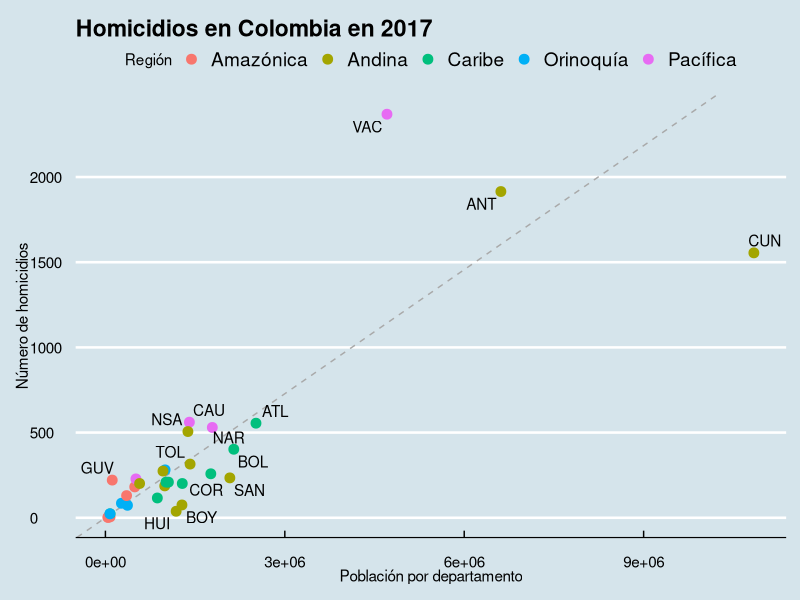

This figure's R source:
# My code

# Load needed libraries
library(dplyr)
library(ggplot2)
library(ggthemes)
library(ggrepel)

misdatos <- read.csv('df_murders2017.csv')
head(misdatos)
# Calculamos el slope de los datos:
r <- misdatos %>% 
  summarize(rate=sum(Homicidios) / sum(Poblacion)) %>% .$rate

#k <- ggplot(data = misdatos)
k <- misdatos %>% ggplot(aes(Poblacion, Homicidios, label = abb)) +
  geom_abline(slope = r, lty=2, color='darkgrey') +
  geom_point(aes(col = Región), size=3) +
  #geom_text(nudge_x = 100000, nudge_y = 90) +
  geom_text_repel() +
  xlab("Población por departamento") +
  ylab("Número de homicidios") +
  ggtitle("Homicidios en Colombia en 2017") +
  theme_economist()

k
slope <- sum(misdatos$Homicidios) / sum(misdatos$Poblacion)
slope
